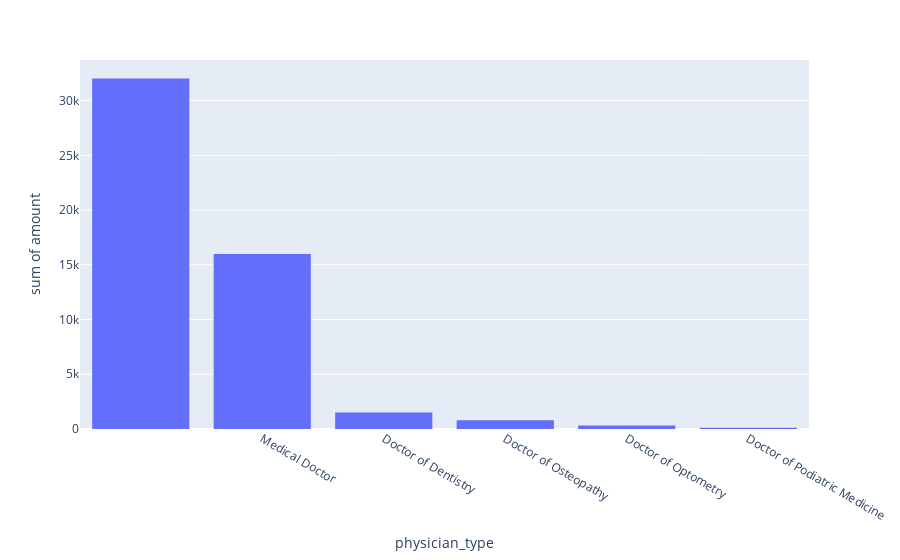

The notebook cell this image was saved under:
### Code cell
# plot
fig3 = px.histogram(payment_per_physician_type_df, x='physician_type', y='amount')
fig3.show()

### Figure 1 — Plotly figure (JSON) as saved in the notebook; plotly's stock layout.template omitted (floating-point values rounded to 4 significant figures)
{"data": [{"alignmentgroup": "True", "bingroup": "x", "histfunc": "sum", "hovertemplate": "physician_type=%{x}<br>sum of amount=%{y}<extra></extra>", "legendgroup": "", "marker": {"color": "#636efa"}, "name": "", "offsetgroup": "", "orientation": "v", "showlegend": false, "type": "histogram", "x": ["", "Medical Doctor", "Doctor of Dentistry", "Doctor of Osteopathy", "Doctor of Optometry", "Doctor of Podiatric Medicine"], "xaxis": "x", "y": [32019, 15980.0, 1500.0, 797.2, 329.6, 118.0], "yaxis": "y"}], "layout": {"barmode": "relative", "legend": {"tracegroupgap": 0}, "margin": {"t": 60}, "xaxis": {"anchor": "y", "domain": [0, 1], "title": {"text": "physician_type"}}, "yaxis": {"anchor": "x", "domain": [0, 1], "title": {"text": "sum of amount"}}}}
